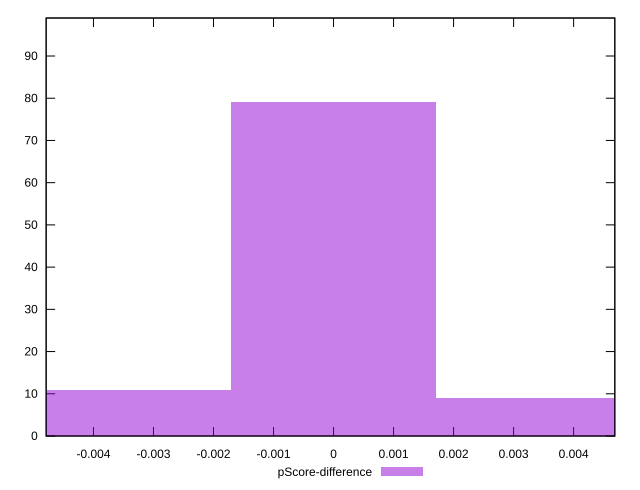

Generate this figure with gnuplot:
reset

$pScoreDifference <<EOF
0 79
-0.003418087669983106 11
0.003418087669983106 9
EOF

set key outside below
set boxwidth 0.003418087669983106
set xrange [-0.004788301669226613:0.004686399544377551]
set yrange [0:99]
set trange [0:99]
set style fill transparent solid 0.5 noborder
set terminal svg size 640, 490 enhanced background rgb 'white'
set output "report/report_00029_2021-02-24T13-36-40.390Z/estimated-input-latency/samples/card/pScore-difference/histogram.svg"

plot $pScoreDifference title "pScore-difference" with boxes

reset
